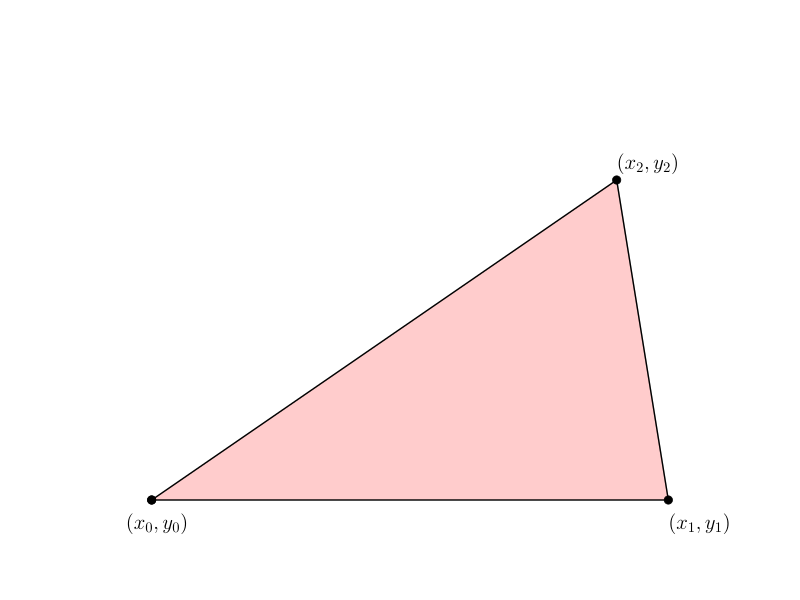

Write the Python code that produced this figure.
import matplotlib.path as mpath
import matplotlib.patches as mpatches
import matplotlib.pyplot as plt

fig, ax = plt.subplots()

Path = mpath.Path
A = (0, 0)
B = (1, 0)
C = (0.9, 0.8)
verts = (A, B, C, A)
codes = (Path.MOVETO,
         Path.LINETO,
         Path.LINETO,
         Path.CLOSEPOLY)
path = mpath.Path(verts, codes)
patch = mpatches.PathPatch(path, facecolor='r', alpha=0.2)
ax.add_patch(patch)

ax.text(A[0]-.05, A[1]-.08, r'$(x_0, y_0)$', fontsize=15)
ax.text(B[0]+.00, B[1]-.08, r'$(x_1, y_1)$', fontsize=15)
ax.text(C[0]+.00, C[1]+.02, r'$(x_2, y_2)$', fontsize=15)

# plot control points and connecting lines
x, y = zip(*path.vertices)
line, = ax.plot(x, y, 'ko-')

#ax.grid()
#ax.axis('equal')
ax.axis('off')
ax.axis([-0.1, 1.1, -0.1, 1.1])

plt.show()
